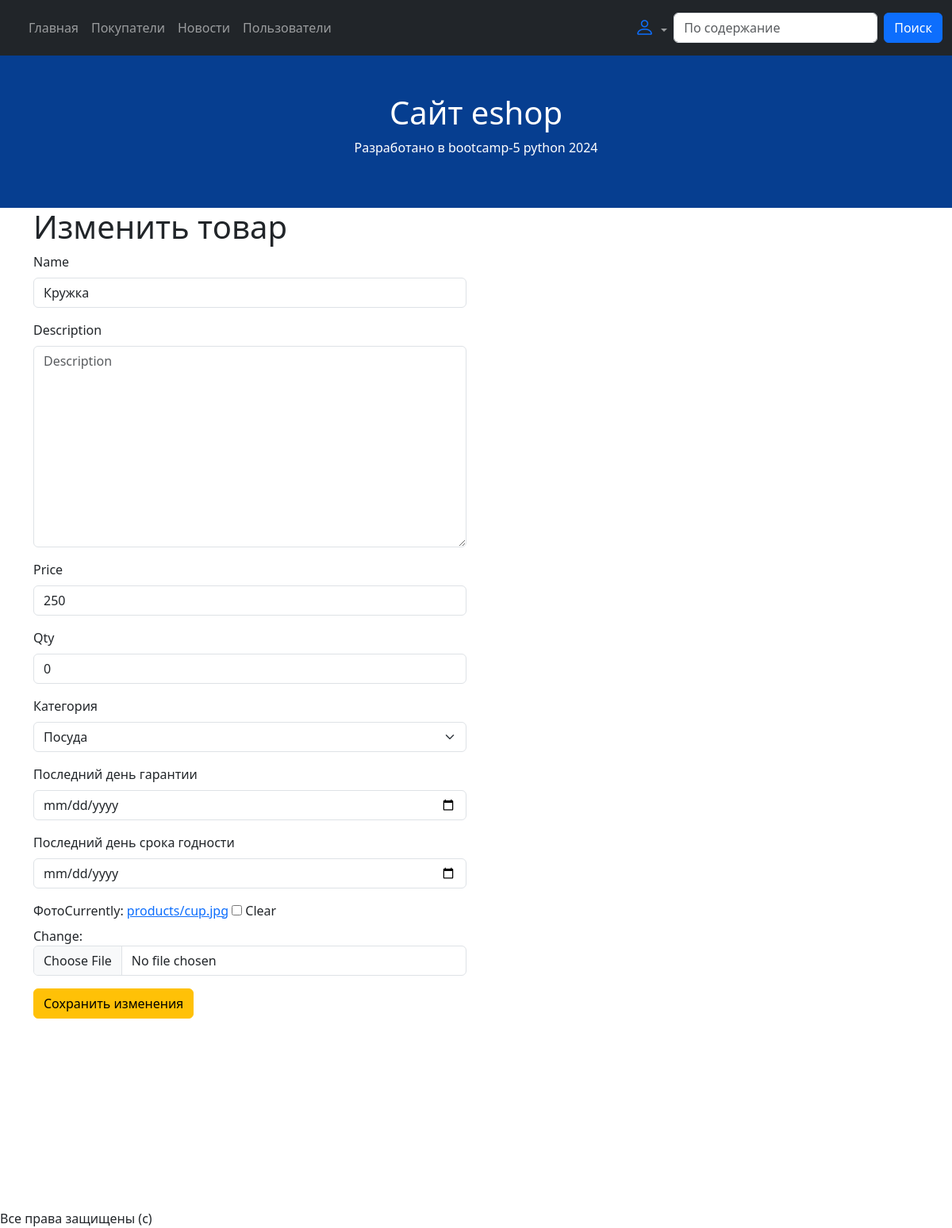
The page /product-update/2/ on the database as committed earlier.
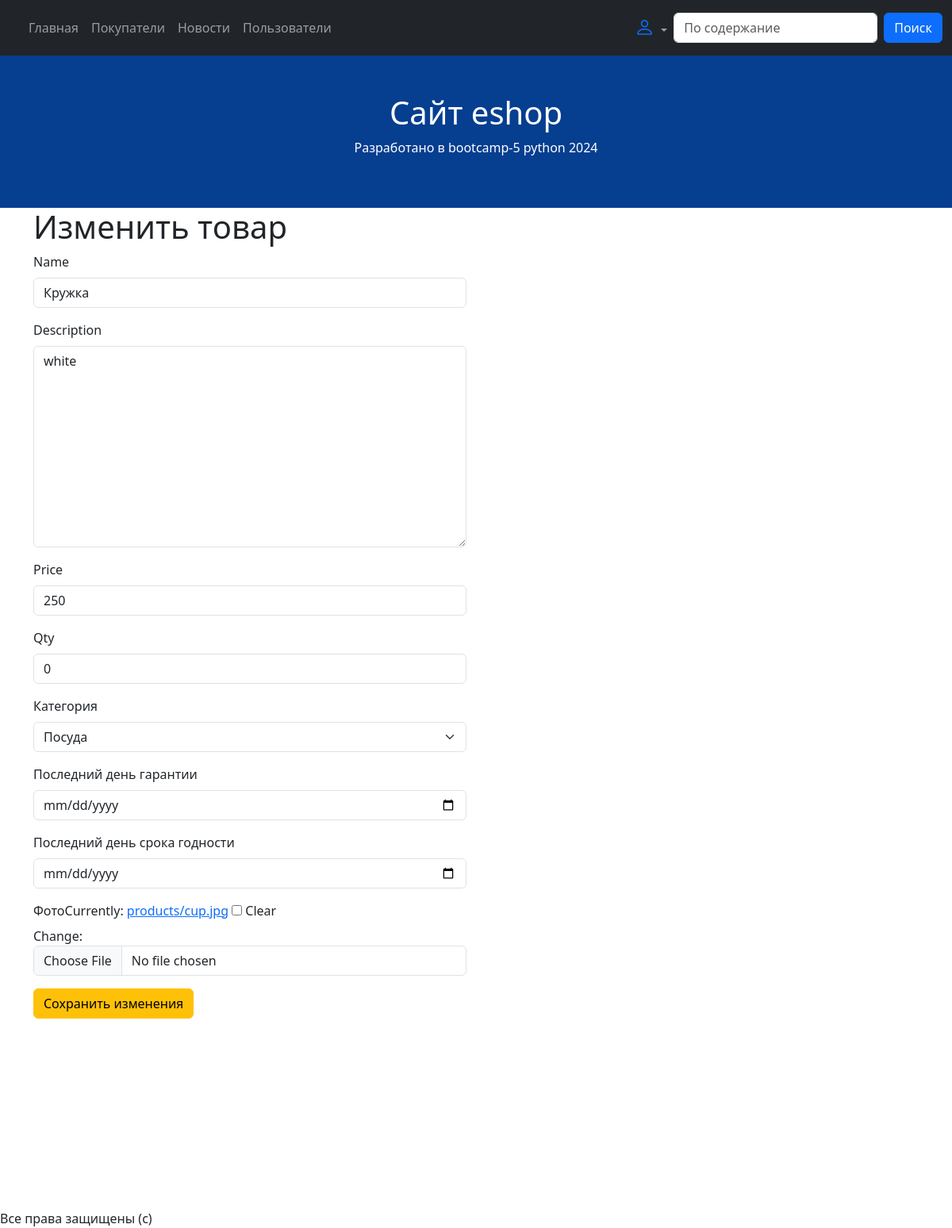
The same page on the database as committed later.
### core/models.py (models this page shows, shortened)
class Product(models.Model):
    name = models.CharField(max_length=100)
    description = models.TextField(null=True, blank=True)
    price = models.IntegerField(null=True)
    qty = models.IntegerField(default=0)
    category = models.ForeignKey(
        to=Category,
        on_delete=models.SET_NULL,
        null=True, blank=True,
        verbose_name="Категория",
    )
    rating = models.IntegerField(default=0)
    guarantee = models.DateField(null=True, blank=True)
    expiration_date = models.DateField(null=True, blank=True)
    created_at = models.DateTimeField(null=True, auto_now_add=True)
    updated_at = models.DateTimeField(null=True, auto_now=True)
    costumer_views = models.ManyToManyField(
        to=Costumer,
        blank=True
    )
    views_qty = models.IntegerField(default=0)
    photo = models.ImageField(
        verbose_name="фото",
        upload_to="products/",
        null=True, blank=True
    )

class Category(models.Model):
    name = models.CharField(max_length=100)
    description = models.TextField(verbose_name="Описание", null=True, blank=False)
    def __str__(self):
        return self.name

### core/views/product_update.py (the view, shortened to what this page needs)
# urls.py: path('product-update/<int:id>/', product_update, name='product-update'),
def product_update(request, id):
    context = {}
    product_object = Product.objects.get(id=id)
    context["form"] = ProductForm(instance=product_object)
    if request.method == "GET":
        return render(request, "product/update.html", context)

### core/forms.py
class ProductForm(forms.ModelForm):
    guarantee = forms.DateField(
        widget=DatePicker,
        label="Последний день гарантии",
        required=False,
    )
    expiration_date = forms.DateField(
        widget=DatePicker,
        label="Последний день срока годности",
        required=False,
    )
    class Meta:
        model = Product
        fields = [
            'name',
            'description',
            'price',
            'qty',
            'category',
            'guarantee',
            'expiration_date',
            'photo'
        ]

### core/templates/product/update.html (shortened to what this page needs)
{% extends 'base.html' %}
{% load django_bootstrap5 %}
{% block content %}
    <h1>Изменить товар</h1>
    <div class="row">
        <div class="col-lg-6">
            <form method="POST" enctype="multipart/form-data">
                {% bootstrap_form form %}
                <button class="btn btn-warning">Сохранить изменения</button>
            </form>
        </div>
    </div>
{% endblock %}

Rows that differ between the two databases and show on the page:
changed Product "Посуда": description (not shown) → "white"
